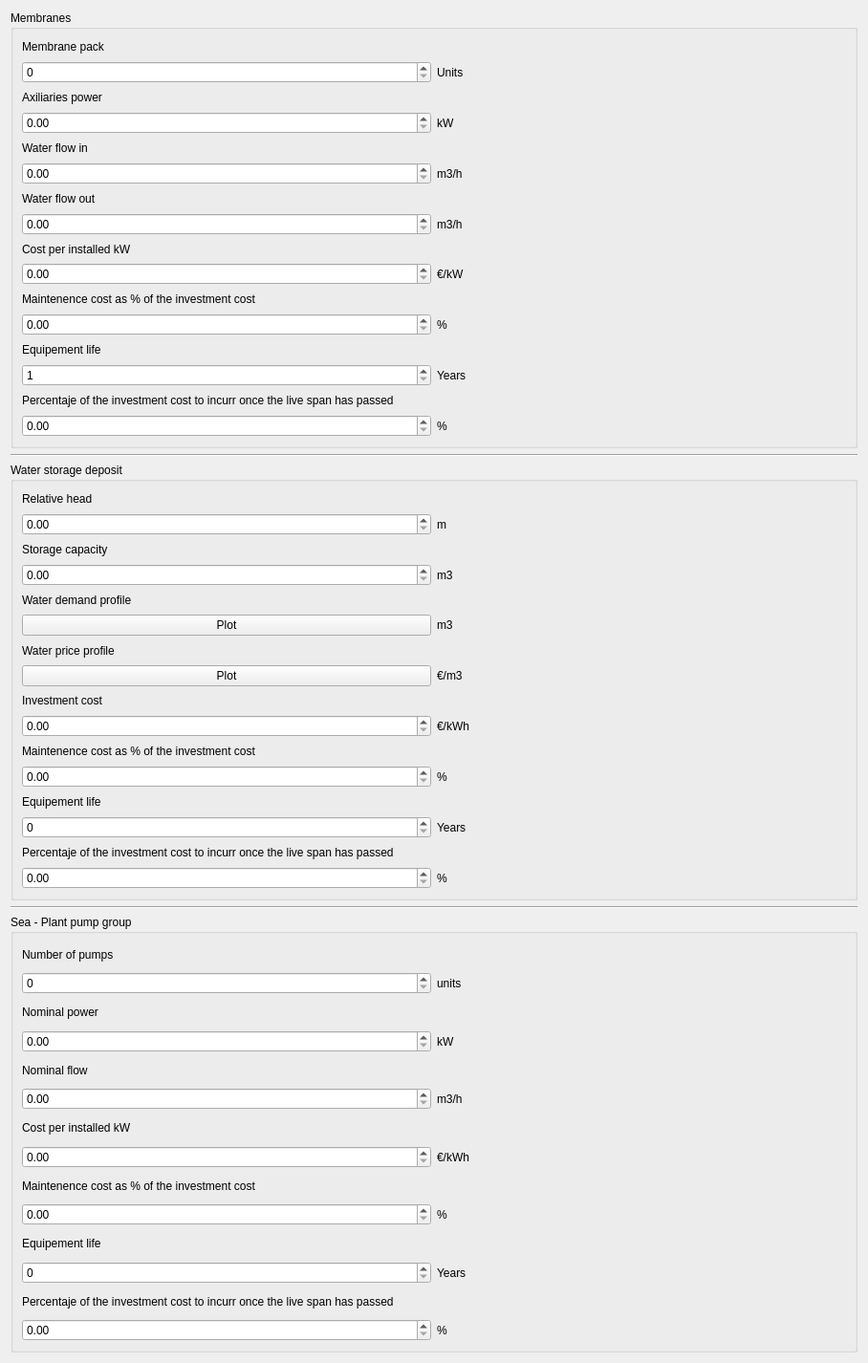
               <widget class="QWidget" name="scrollAreaWidgetContents">
                <property name="geometry">
                 <rect>
                  <x>0</x>
                  <y>0</y>
                  <width>908</width>
                  <height>1426</height>
                 </rect>
                </property>
                <layout class="QVBoxLayout" name="verticalLayout_4">
                 <item>
                  <widget class="QGroupBox" name="groupBox">
                   <property name="title">
                    <string>Membranes</string>
                   </property>
                   <layout class="QGridLayout" name="gridLayout">
                    <item row="0" column="0">
                     <widget class="QLabel" name="label_74">
                      <property name="text">
                       <string>Membrane pack</string>
                      </property>
                     </widget>
                    </item>
                    <item row="11" column="0">
                     <widget class="QLabel" name="label_76">
                      <property name="text">
                       <string>Maintenence cost as % of the investment cost</string>
                      </property>
                     </widget>
                    </item>
                    <item row="13" column="0">
                     <widget class="QLabel" name="label_79">
                      <property name="text">
                       <string>Equipement life</string>
                      </property>
                     </widget>
                    </item>
                    <item row="9" column="0">
                     <widget class="QLabel" name="label_78">
                      <property name="text">
                       <string>Cost per installed kW</string>
                      </property>
                     </widget>
                    </item>
                    <item row="5" column="0">
                     <widget class="QLabel" name="label_75">
                      <property name="text">
                       <string>Water flow in</string>
                      </property>
                     </widget>
                    </item>
                    <item row="15" column="0">
                     <widget class="QLabel" name="label_80">
                      <property name="text">
                       <string>Percentaje of the investment cost to incurr once the live span has passed</string>
                      </property>
                     </widget>
                    </item>
                    <item row="7" column="0">
                     <widget class="QLabel" name="label_77">
                      <property name="text">
                       <string>Water flow out</string>
                      </property>
                     </widget>
                    </item>
                    <item row="2" column="0">
                     <widget class="QLabel" name="label_158">
                      <property name="text">
                       <string>Axiliaries power</string>
                      </property>
                     </widget>
                    </item>
                    <item row="3" column="0">
                     <widget class="QDoubleSpinBox" name="membrane_aux_power_doubleSpinBox">
                      <property name="maximum">
                       <double>999999999.990000009536743</double>
                      </property>
                     </widget>
                    </item>
                    <item row="3" column="1">
                     <widget class="QLabel" name="label_159">
                      <property name="text">
                       <string>kW</string>
                      </property>
                     </widget>
                    </item>
                    <item row="1" column="1">
                     <widget class="QLabel" name="label_87">
                      <property name="text">
                       <string>Units</string>
                      </property>
                     </widget>
                    </item>
                    <item row="6" column="0">
                     <widget class="QDoubleSpinBox" name="membrane_unit_flow_in_doubleSpinBox">
                      <property name="maximum">
                       <double>999999999.990000009536743</double>
                      </property>
                     </widget>
                    </item>
                    <item row="8" column="1">
                     <widget class="QLabel" name="label_85">
                      <property name="text">
                       <string>m3/h</string>
                      </property>
                     </widget>
                    </item>
                    <item row="1" column="0">
                     <widget class="QSpinBox" name="membrane_number_spinBox">
                      <property name="maximum">
                       <number>999999999</number>
                      </property>
                     </widget>
                    </item>
                    <item row="8" column="0">
                     <widget class="QDoubleSpinBox" name="membrane_unit_flow_out_doubleSpinBox">
                      <property name="maximum">
                       <double>999999999.990000009536743</double>
                      </property>
                     </widget>
                    </item>
                    <item row="14" column="1">
                     <widget class="QLabel" name="label_82">
                      <property name="text">
                       <string>Years</string>
                      </property>
                     </widget>
                    </item>
                    <item row="6" column="1">
                     <widget class="QLabel" name="label_86">
                      <property name="text">
                       <string>m3/h</string>
                      </property>
                     </widget>
                    </item>
                    <item row="10" column="0">
                     <widget class="QDoubleSpinBox" name="desalination_building_unitary_cost_doubleSpinBox">
                      <property name="maximum">
                       <double>999999999.990000009536743</double>
                      </property>
                     </widget>
                    </item>
                    <item row="10" column="1">
                     <widget class="QLabel" name="label_84">
                      <property name="text">
                       <string>€/kW</string>
                      </property>
                     </widget>
                    </item>
                    <item row="12" column="1">
                     <widget class="QLabel" name="label_83">
                      <property name="text">
                       <string>%</string>
                      </property>
                     </widget>
                    </item>
                    <item row="14" column="0">
                     <widget class="QSpinBox" name="desalination_building_life_spinBox">
                      <property name="minimum">
                       <number>1</number>
                      </property>
                      <property name="maximum">
                       <number>900</number>
                      </property>
                     </widget>
                    </item>
                    <item row="12" column="0">
                     <widget class="QDoubleSpinBox" name="desalination_building_maintenance_perc_doubleSpinBox">
                      <property name="maximum">
                       <double>999999999.990000009536743</double>
                      </property>
                     </widget>
                    </item>
                    <item row="16" column="0">
                     <widget class="QDoubleSpinBox" name="desalination_building_after_live_investment_doubleSpinBox">
                      <property name="maximum">
                       <double>100.000000000000000</double>
                      </property>
                     </widget>
                    </item>
                    <item row="16" column="1">
                     <widget class="QLabel" name="label_81">
                      <property name="text">
                       <string>%</string>
                      </property>
                     </widget>
                    </item>
                   </layout>
                  </widget>
                 </item>
                 <item>
                  <widget class="Line" name="line_5">
                   <property name="orientation">
                    <enum>Qt::Horizontal</enum>
                   </property>
                  </widget>
                 </item>
                 <item>
                  <widget class="QGroupBox" name="groupBox_2">
                   <property name="title">
                    <string>Water storage deposit</string>
                   </property>
                   <layout class="QGridLayout" name="gridLayout_2">
                    <item row="5" column="0">
                     <widget class="QPushButton" name="deposit_demand_plot_pushButton">
                      <property name="text">
                       <string>Plot</string>
                      </property>
                     </widget>
                    </item>
                    <item row="4" column="0">
                     <widget class="QLabel" name="label_156">
                      <property name="text">
                       <string>Water demand profile</string>
                      </property>
                     </widget>
                    </item>
                    <item row="14" column="0">
                     <widget class="QLabel" name="label_114">
                      <property name="text">
                       <string>Percentaje of the investment cost to incurr once the live span has passed</string>
                      </property>
                     </widget>
                    </item>
                    <item row="3" column="1">
                     <widget class="QLabel" name="label_149">
                      <property name="text">
                       <string>m3</string>
                      </property>
                     </widget>
                    </item>
                    <item row="7" column="0">
                     <widget class="QPushButton" name="deposit_water_price_pushButton">
                      <property name="text">
                       <string>Plot</string>
                      </property>
                     </widget>
                    </item>
                    <item row="8" column="0">
                     <widget class="QLabel" name="label_155">
                      <property name="text">
                       <string>Investment cost</string>
                      </property>
                     </widget>
                    </item>
                    <item row="12" column="0">
                     <widget class="QLabel" name="label_146">
                      <property name="text">
                       <string>Equipement life</string>
                      </property>
                     </widget>
                    </item>
                    <item row="0" column="0">
                     <widget class="QLabel" name="label_148">
                      <property name="text">
                       <string>Relative head</string>
                      </property>
                     </widget>
                    </item>
                    <item row="10" column="0">
                     <widget class="QLabel" name="label_157">
                      <property name="text">
                       <string>Maintenence cost as % of the investment cost</string>
                      </property>
                     </widget>
                    </item>
                    <item row="2" column="0">
                     <widget class="QLabel" name="label_154">
                      <property name="text">
                       <string>Storage capacity</string>
                      </property>
                     </widget>
                    </item>
                    <item row="6" column="0">
                     <widget class="QLabel" name="label_186">
                      <property name="text">
                       <string>Water price profile</string>
                      </property>
                     </widget>
                    </item>
                    <item row="1" column="1">
                     <widget class="QLabel" name="label_150">
                      <property name="text">
                       <string>m</string>
                      </property>
                     </widget>
                    </item>
                    <item row="13" column="0">
                     <widget class="QSpinBox" name="deposit_life_spinBox">
                      <property name="maximum">
                       <number>99999999</number>
                      </property>
                     </widget>
                    </item>
                    <item row="13" column="1">
                     <widget class="QLabel" name="label_147">
                      <property name="text">
                       <string>Years</string>
                      </property>
                     </widget>
                    </item>
                    <item row="9" column="0">
                     <widget class="QDoubleSpinBox" name="deposito_investment_cost_doubleSpinBox">
                      <property name="maximum">
                       <double>999999999.990000009536743</double>
                      </property>
                     </widget>
                    </item>
                    <item row="11" column="0">
                     <widget class="QDoubleSpinBox" name="deposit_maintenance_perc_doubleSpinBox">
                      <property name="maximum">
                       <double>100.000000000000000</double>
                      </property>
                     </widget>
                    </item>
                    <item row="5" column="1">
                     <widget class="QLabel" name="label_104">
                      <property name="text">
                       <string>m3</string>
                      </property>
                     </widget>
                    </item>
                    <item row="9" column="1">
                     <widget class="QLabel" name="label_152">
                      <property name="text">
                       <string>€/kWh</string>
                      </property>
                     </widget>
                    </item>
                    <item row="1" column="0">
                     <widget class="QDoubleSpinBox" name="deposit_head_doubleSpinBox">
                      <property name="maximum">
                       <double>999999999.990000009536743</double>
                      </property>
                     </widget>
                    </item>
                    <item row="11" column="1">
                     <widget class="QLabel" name="label_151">
                      <property name="text">
                       <string>%</string>
                      </property>
                     </widget>
                    </item>
                    <item row="3" column="0">
                     <widget class="QDoubleSpinBox" name="deposit_capacity_doubleSpinBox">
                      <property name="maximum">
                       <double>999999999.000000000000000</double>
                      </property>
                     </widget>
                    </item>
                    <item row="7" column="1">
                     <widget class="QLabel" name="label_187">
                      <property name="text">
                       <string>€/m3</string>
                      </property>
                     </widget>
                    </item>
                    <item row="15" column="0">
                     <widget class="QDoubleSpinBox" name="deposit_after_life_investment_doubleSpinBox">
                      <property name="maximum">
                       <double>999999999.990000009536743</double>
                      </property>
                     </widget>
                    </item>
                    <item row="15" column="1">
                     <widget class="QLabel" name="label_153">
                      <property name="text">
                       <string>%</string>
                      </property>
                     </widget>
                    </item>
                   </layout>
                  </widget>
                 </item>
                 <item>
                  <widget class="Line" name="line_4">
                   <property name="orientation">
                    <enum>Qt::Horizontal</enum>
                   </property>
                  </widget>
                 </item>
                 <item>
                  <widget class="QGroupBox" name="groupBox_10">
                   <property name="title">
                    <string>Sea - Plant pump group</string>
                   </property>
                   <layout class="QGridLayout" name="gridLayout_18">
                    <item row="2" column="0">
                     <widget class="QLabel" name="label_244">
                      <property name="text">
                       <string>Nominal power</string>
                      </property>
                     </widget>
                    </item>
                    <item row="4" column="0">
                     <widget class="QLabel" name="label_246">
                      <property name="text">
                       <string>Nominal flow</string>
                      </property>
                     </widget>
                    </item>
                    <item row="6" column="0">
                     <widget class="QLabel" name="label_247">
                      <property name="text">
                       <string>Cost per installed kW</string>
                      </property>
                     </widget>
                    </item>
                    <item row="10" column="0">
                     <widget class="QLabel" name="label_248">
                      <property name="text">
                       <string>Equipement life</string>
                      </property>
                     </widget>
                    </item>
                    <item row="12" column="0">
                     <widget class="QLabel" name="label_250">
                      <property name="text">
                       <string>Percentaje of the investment cost to incurr once the live span has passed</string>
                      </property>
                     </widget>
                    </item>
                    <item row="8" column="0">
                     <widget class="QLabel" name="label_253">
                      <property name="text">
                       <string>Maintenence cost as % of the investment cost</string>
                      </property>
                     </widget>
                    </item>
                    <item row="0" column="0">
                     <widget class="QLabel" name="label_256">
                      <property name="text">
                       <string>Number of pumps</string>
                      </property>
                     </widget>
                    </item>
                    <item row="3" column="1">
                     <widget class="QLabel" name="label_252">
                      <property name="text">
                       <string>kW</string>
                      </property>
                     </widget>
                    </item>
                    <item row="5" column="0">
                     <widget class="QDoubleSpinBox" name="sea_pump_nominal_flow_doubleSpinBox">
                      <property name="maximum">
                       <double>999999999.000000000000000</double>
                      </property>
                     </widget>
                    </item>
                    <item row="9" column="0">
                     <widget class="QDoubleSpinBox" name="sea_pump_maintenance_cost_doubleSpinBox">
                      <property name="maximum">
                       <double>100.000000000000000</double>
                      </property>
                     </widget>
                    </item>
                    <item row="1" column="1">
                     <widget class="QLabel" name="label_251">
                      <property name="text">
                       <string>units</string>
                      </property>
                     </widget>
                    </item>
                    <item row="11" column="0">
                     <widget class="QSpinBox" name="sea_pump_life_spinBox">
                      <property name="maximum">
                       <number>999999999</number>
                      </property>
                     </widget>
                    </item>
                    <item row="11" column="1">
                     <widget class="QLabel" name="label_245">
                      <property name="text">
                       <string>Years</string>
                      </property>
                     </widget>
                    </item>
                    <item row="7" column="0">
                     <widget class="QDoubleSpinBox" name="sea_pump_unitary_cost_doubleSpinBox">
                      <property name="maximum">
                       <double>999999999.000000000000000</double>
                      </property>
                     </widget>
                    </item>
                    <item row="5" column="1">
                     <widget class="QLabel" name="label_255">
                      <property name="text">
                       <string>m3/h</string>
                      </property>
                     </widget>
                    </item>
                    <item row="3" column="0">
                     <widget class="QDoubleSpinBox" name="sea_pump_nominal_power_doubleSpinBox">
                      <property name="maximum">
                       <double>999999999.000000000000000</double>
                      </property>
                     </widget>
                    </item>
                    <item row="1" column="0">
                     <widget class="QSpinBox" name="sea_pump_units_spinBox">
                      <property name="maximum">
                       <number>999999999</number>
                      </property>
                     </widget>
                    </item>
                    <item row="9" column="1">
                     <widget class="QLabel" name="label_257">
                      <property name="text">
                       <string>%</string>
                      </property>
                     </widget>
                    </item>
                    <item row="7" column="1">
                     <widget class="QLabel" name="label_249">
                      <property name="text">
                       <string>€/kWh</string>
                      </property>
                     </widget>
                    </item>
                    <item row="13" column="0">
                     <widget class="QDoubleSpinBox" name="sea_pump_after_life_investent_doubleSpinBox">
                      <property name="maximum">
                       <double>100.000000000000000</double>
                      </property>
                     </widget>
                    </item>
                    <item row="13" column="1">
                     <widget class="QLabel" name="label_254">
                      <property name="text">
                       <string>%</string>
                      </property>
                     </widget>
                    </item>
                   </layout>
                  </widget>
                 </item>
                </layout>
               </widget>
